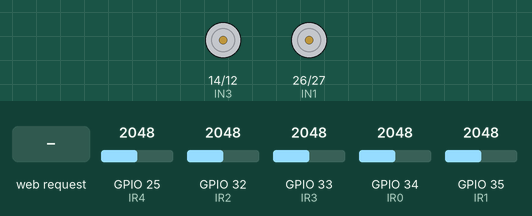
A sketch run on a simulated ESP32. Parts: motor-driver pin pairs drawn as motors (green arrow = first pin HIGH = forward, orange = second pin HIGH = backward, longer = more drive). Inputs (shaded band) come from the test bench; at power-on: GPIO 25 (IR4) = 2048, GPIO 33 (IR3) = 2048, GPIO 35 (IR1) = 2048, GPIO 32 (IR2) = 2048, GPIO 34 (IR0) = 2048. WiFi joins after 1.5 s; servers stay silent unless stated; what the sketch prints to the serial monitor is not drawn.

Above: at 2.7 s.
2.8 s: GPIO 25 (IR4) set to 1974
At 3.6 s:
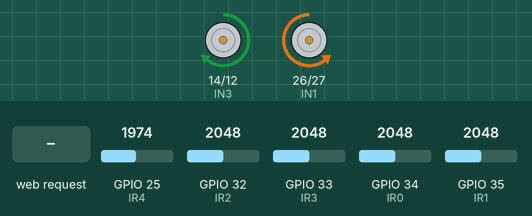
4.3 s: GPIO 33 (IR3) set to 1966
At 4.8 s:
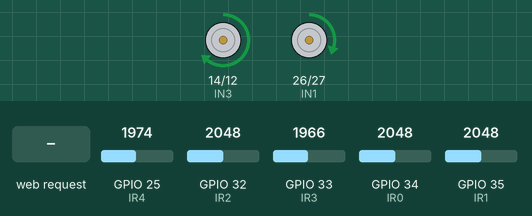
5.8 s: GPIO 35 (IR1) set to 1967
At 7.0 s:
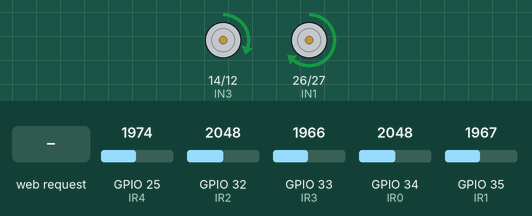
7.3 s: HTTP request GET /cmd?a=fwd received
At 8.2 s:
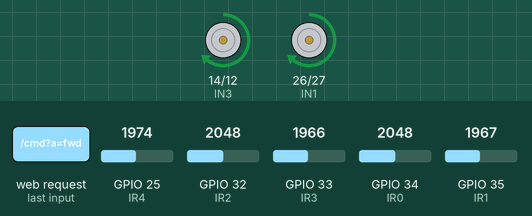
8.8 s: HTTP request GET /cmd?a=back received
At 9.2 s:
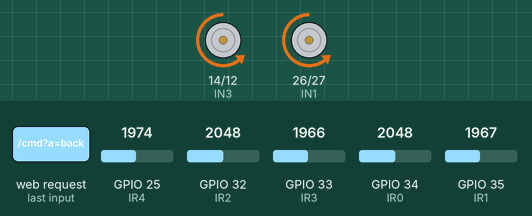
Timing chart, 0 to 11.3 s (numbered marks = the images above; inputs shaded):
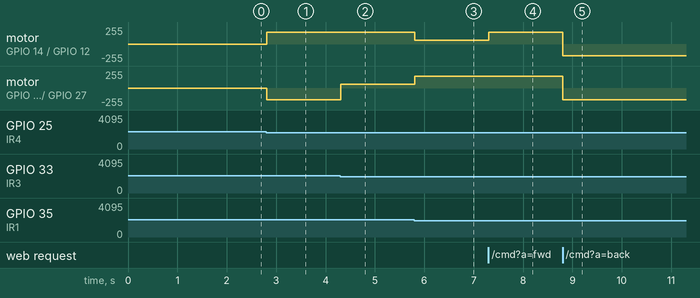

The sketch:

Line_Follower.ino
```cpp
#include <WiFi.h>
#include <WebServer.h>

// ── WiFi credentials ──────────────────────────────────
const char* ssid     = "YOUR_WIFI_SSID";
const char* password = "YOUR_WIFI_PASSWORD";

// ── IR Sensor Pins (input-only ADC-capable pins) ──────
#define IR0 34   // far left
#define IR1 35
#define IR2 32   // center
#define IR3 33
#define IR4 25   // far right

// ── L298N Motor Driver Pins ───────────────────────────
#define IN1 26   // Left motor forward
#define IN2 27   // Left motor backward
#define IN3 14   // Right motor forward
#define IN4 12   // Right motor backward

// ── Speed (PWM) via LEDC ──────────────────────────────
#define PWM_FREQ   1000
#define PWM_RES    8          // 8-bit → 0–255
#define CH_IN1     0
#define CH_IN2     1
#define CH_IN3     2
#define CH_IN4     3
int motorSpeed = 180;         // default speed (0–255)

// ── State ─────────────────────────────────────────────
WebServer server(80);
String currentAction = "Stopped";
bool   autoMode      = true;
int    sensorVals[5] = {0};

// ── Motor helpers ─────────────────────────────────────
void setMotor(int chFwd, int chBwd, int spd) {
  if (spd > 0) {
    ledcWrite(chFwd, spd);
    ledcWrite(chBwd, 0);
  } else if (spd < 0) {
    ledcWrite(chFwd, 0);
    ledcWrite(chBwd, -spd);
  } else {
    ledcWrite(chFwd, 0);
    ledcWrite(chBwd, 0);
  }
}

void moveForward()  { setMotor(CH_IN1,CH_IN2,motorSpeed);  setMotor(CH_IN3,CH_IN4,motorSpeed);  currentAction="Forward";   }
void turnRight()    { setMotor(CH_IN1,CH_IN2,motorSpeed);  setMotor(CH_IN3,CH_IN4,motorSpeed/3); currentAction="Turn Right"; }
void turnLeft()     { setMotor(CH_IN1,CH_IN2,motorSpeed/3); setMotor(CH_IN3,CH_IN4,motorSpeed); currentAction="Turn Left";  }
void hardRight()    { setMotor(CH_IN1,CH_IN2,motorSpeed);  setMotor(CH_IN3,CH_IN4,-motorSpeed); currentAction="Hard Right"; }
void hardLeft()     { setMotor(CH_IN1,CH_IN2,-motorSpeed); setMotor(CH_IN3,CH_IN4,motorSpeed);  currentAction="Hard Left";  }
void stopMotors()   { setMotor(CH_IN1,CH_IN2,0);           setMotor(CH_IN3,CH_IN4,0);           currentAction="Stopped";    }

// ── Line-follow logic ─────────────────────────────────
void lineFollow() {
  // LOW = on black line (IR reflected = white → HIGH)
  bool s0 = (sensorVals[0] < 2000);
  bool s1 = (sensorVals[1] < 2000);
  bool s2 = (sensorVals[2] < 2000);
  bool s3 = (sensorVals[3] < 2000);
  bool s4 = (sensorVals[4] < 2000);

  if (s2 && !s0 && !s4)       moveForward();
  else if (s1 && !s2)          turnRight();
  else if (s3 && !s2)          turnLeft();
  else if (s0)                 hardRight();
  else if (s4)                 hardLeft();
  else                         stopMotors();
}

// ── HTML dashboard ────────────────────────────────────
String buildPage() {
  String s0b = sensorVals[0]<2000?"on":"off";
  String s1b = sensorVals[1]<2000?"on":"off";
  String s2b = sensorVals[2]<2000?"on":"off";
  String s3b = sensorVals[3]<2000?"on":"off";
  String s4b = sensorVals[4]<2000?"on":"off";

  return R"rawhtml(
<!DOCTYPE html><html><head>
<meta charset="utf-8">
<meta name="viewport" content="width=device-width,initial-scale=1">
<title>Line Follower</title>
<style>
  *{box-sizing:border-box;margin:0;padding:0}
  body{font-family:sans-serif;background:#0f172a;color:#e2e8f0;min-height:100vh;padding:20px}
  h1{text-align:center;font-size:1.4rem;margin-bottom:20px;color:#7dd3fc}
  .card{background:#1e293b;border-radius:12px;padding:16px;margin-bottom:16px}
  .card h2{font-size:.85rem;color:#94a3b8;margin-bottom:12px;text-transform:uppercase;letter-spacing:.05em}
  .sensors{display:flex;gap:8px;justify-content:center}
  .dot{width:44px;height:44px;border-radius:50%;display:flex;align-items:center;justify-content:center;font-size:.7rem;font-weight:700;transition:.3s}
  .dot.on{background:#f59e0b;color:#1c1917}
  .dot.off{background:#334155;color:#64748b}
  .status{text-align:center;font-size:1.1rem;font-weight:600;color:#4ade80;padding:8px 0}
  .btns{display:grid;grid-template-columns:1fr 1fr 1fr;gap:8px}
  .btn{padding:12px;border:none;border-radius:8px;font-size:.85rem;font-weight:600;cursor:pointer;background:#334155;color:#e2e8f0;transition:.15s}
  .btn:active{transform:scale(.96)}
  .btn.active{background:#3b82f6;color:#fff}
  .btn.stop{background:#ef4444;color:#fff;grid-column:1/-1}
  label{font-size:.85rem;color:#94a3b8}
  input[type=range]{width:100%;accent-color:#3b82f6;margin-top:6px}
  .speed-row{display:flex;justify-content:space-between;margin-top:4px;font-size:.8rem;color:#4ade80}
  .mode-row{display:flex;gap:10px;margin-top:10px}
  .mode-btn{flex:1;padding:10px;border:none;border-radius:8px;font-weight:600;cursor:pointer;font-size:.82rem;transition:.15s}
  .mode-btn.active{background:#7c3aed;color:#fff}
  .mode-btn.inactive{background:#334155;color:#94a3b8}
  .ip{text-align:center;font-size:.75rem;color:#475569;margin-top:12px}
</style>
</head><body>
<h1>Line Follower Control</h1>

<div class="card">
  <h2>IR Sensors</h2>
  <div class="sensors">
    <div class="dot )rawhtml" + s0b + R"rawhtml(" id="s0">S0</div>
    <div class="dot )rawhtml" + s1b + R"rawhtml(" id="s1">S1</div>
    <div class="dot )rawhtml" + s2b + R"rawhtml(" id="s2">S2</div>
    <div class="dot )rawhtml" + s3b + R"rawhtml(" id="s3">S3</div>
    <div class="dot )rawhtml" + s4b + R"rawhtml(" id="s4">S4</div>
  </div>
</div>

<div class="card">
  <h2>Status</h2>
  <div class="status" id="action">)rawhtml" + currentAction + R"rawhtml(</div>
  <div class="mode-row">
    <button class="mode-btn )rawhtml" + String(autoMode?"active":"inactive") + R"rawhtml(" onclick="setMode(1)">Auto (Follow)</button>
    <button class="mode-btn )rawhtml" + String(!autoMode?"active":"inactive") + R"rawhtml(" onclick="setMode(0)">Manual</button>
  </div>
</div>

<div class="card">
  <h2>Manual Control</h2>
  <div class="btns">
    <div></div>
    <button class="btn" onclick="cmd('fwd')">&#9650; Forward</button>
    <div></div>
    <button class="btn" onclick="cmd('left')">&#9664; Left</button>
    <button class="btn stop" onclick="cmd('stop')">STOP</button>
    <button class="btn" onclick="cmd('right')">Right &#9654;</button>
    <div></div>
    <button class="btn" onclick="cmd('back')">&#9660; Back</button>
    <div></div>
  </div>
</div>

<div class="card">
  <h2>Motor Speed</h2>
  <label>Speed: <span id="spd">)rawhtml" + String(motorSpeed) + R"rawhtml(</span>/255</label>
  <input type="range" min="80" max="255" value=")rawhtml" + String(motorSpeed) + R"rawhtml(" oninput="setSpeed(this.value)">
  <div class="speed-row"><span>Slow</span><span>Fast</span></div>
</div>

<div class="ip">IP: )rawhtml" + WiFi.localIP().toString() + R"rawhtml(</div>

<script>
async function cmd(c){await fetch('/cmd?a='+c);}
async function setMode(m){await fetch('/mode?v='+m);}
async function setSpeed(v){document.getElementById('spd').textContent=v;await fetch('/speed?v='+v);}
async function poll(){
  const r=await fetch('/state');
  const d=await r.json();
  document.getElementById('action').textContent=d.action;
  ['s0','s1','s2','s3','s4'].forEach((id,i)=>{
    const el=document.getElementById(id);
    el.className='dot '+(d.sensors[i]?'on':'off');
  });
}
setInterval(poll,300);
</script>
</body></html>
)rawhtml";
}

// ── Web server routes ──────────────────────────────────
void handleRoot()  { server.send(200,"text/html", buildPage()); }

void handleCmd() {
  autoMode = false;
  String a = server.arg("a");
  if      (a=="fwd")   moveForward();
  else if (a=="left")  hardLeft();
  else if (a=="right") hardRight();
  else if (a=="back")  { setMotor(CH_IN1,CH_IN2,-motorSpeed); setMotor(CH_IN3,CH_IN4,-motorSpeed); currentAction="Backward"; }
  else if (a=="stop")  stopMotors();
  server.send(200,"text/plain","ok");
}

void handleMode() {
  autoMode = server.arg("v") == "1";
  if (!autoMode) stopMotors();
  server.send(200,"text/plain","ok");
}

void handleSpeed() {
  motorSpeed = server.arg("v").toInt();
  server.send(200,"text/plain","ok");
}

void handleState() {
  String j = "{\"action\":\"" + currentAction + "\",\"sensors\":[";
  for (int i=0;i<5;i++) {
    j += (sensorVals[i]<2000 ? "true" : "false");
    if (i<4) j += ",";
  }
  j += "]}";
  server.send(200,"application/json", j);
}

// ── Setup ─────────────────────────────────────────────
void setup() {
  Serial.begin(115200);

  // Motor PWM channels
  ledcSetup(CH_IN1, PWM_FREQ, PWM_RES); ledcAttachPin(IN1, CH_IN1);
  ledcSetup(CH_IN2, PWM_FREQ, PWM_RES); ledcAttachPin(IN2, CH_IN2);
  ledcSetup(CH_IN3, PWM_FREQ, PWM_RES); ledcAttachPin(IN3, CH_IN3);
  ledcSetup(CH_IN4, PWM_FREQ, PWM_RES); ledcAttachPin(IN4, CH_IN4);
  stopMotors();

  // IR pins (34,35 are input-only, no pinMode needed but safe to call)
  pinMode(IR0, INPUT); pinMode(IR1, INPUT); pinMode(IR2, INPUT);
  pinMode(IR3, INPUT); pinMode(IR4, INPUT);

  // WiFi
  WiFi.begin(ssid, password);
  Serial.print("Connecting");
  while (WiFi.status() != WL_CONNECTED) { delay(500); Serial.print("."); }
  Serial.println("\nIP: " + WiFi.localIP().toString());

  // Routes
  server.on("/",       handleRoot);
  server.on("/cmd",    handleCmd);
  server.on("/mode",   handleMode);
  server.on("/speed",  handleSpeed);
  server.on("/state",  handleState);
  server.begin();
}

// ── Loop ──────────────────────────────────────────────
void loop() {
  server.handleClient();

  // Read all 5 sensors (12-bit ADC on ESP32: 0–4095)
  sensorVals[0] = analogRead(IR0);
  sensorVals[1] = analogRead(IR1);
  sensorVals[2] = analogRead(IR2);
  sensorVals[3] = analogRead(IR3);
  sensorVals[4] = analogRead(IR4);

  if (autoMode) lineFollow();

  delay(10);
}
```

Measured:
- the behaviour switches between 2000 and 1999 on GPIO 25 (IR4) (found by bisection; images 0 and 1)
- the behaviour switches between 2000 and 1999 on GPIO 33 (IR3) (found by bisection; images 1 and 2)
- the behaviour switches between 2000 and 1999 on GPIO 35 (IR1) (found by bisection; images 2 and 3)
- after the input at 2.8 s, motor on GPIO 14 (IN3) / GPIO 12 (IN4): stopped → forward 179/255 at once; motor on GPIO 26 (IN1) / GPIO 27 (IN2): stopped → backward 179/255 at once
- after the input at 4.3 s, motor on GPIO 26 (IN1) / GPIO 27 (IN2): backward 179/255 → forward 60/255 at once
- after the input at 5.8 s, motor on GPIO 14 (IN3) / GPIO 12 (IN4): forward 179/255 → forward 60/255 at once; motor on GPIO 26 (IN1) / GPIO 27 (IN2): forward 60/255 → forward 179/255 at once
- after the input at 7.3 s, motor on GPIO 14 (IN3) / GPIO 12 (IN4): forward 60/255 → forward 179/255 at once
- after the input at 8.8 s, motor on GPIO 14 (IN3) / GPIO 12 (IN4), motor on GPIO 26 (IN1) / GPIO 27 (IN2): forward 179/255 → backward 179/255 at once
